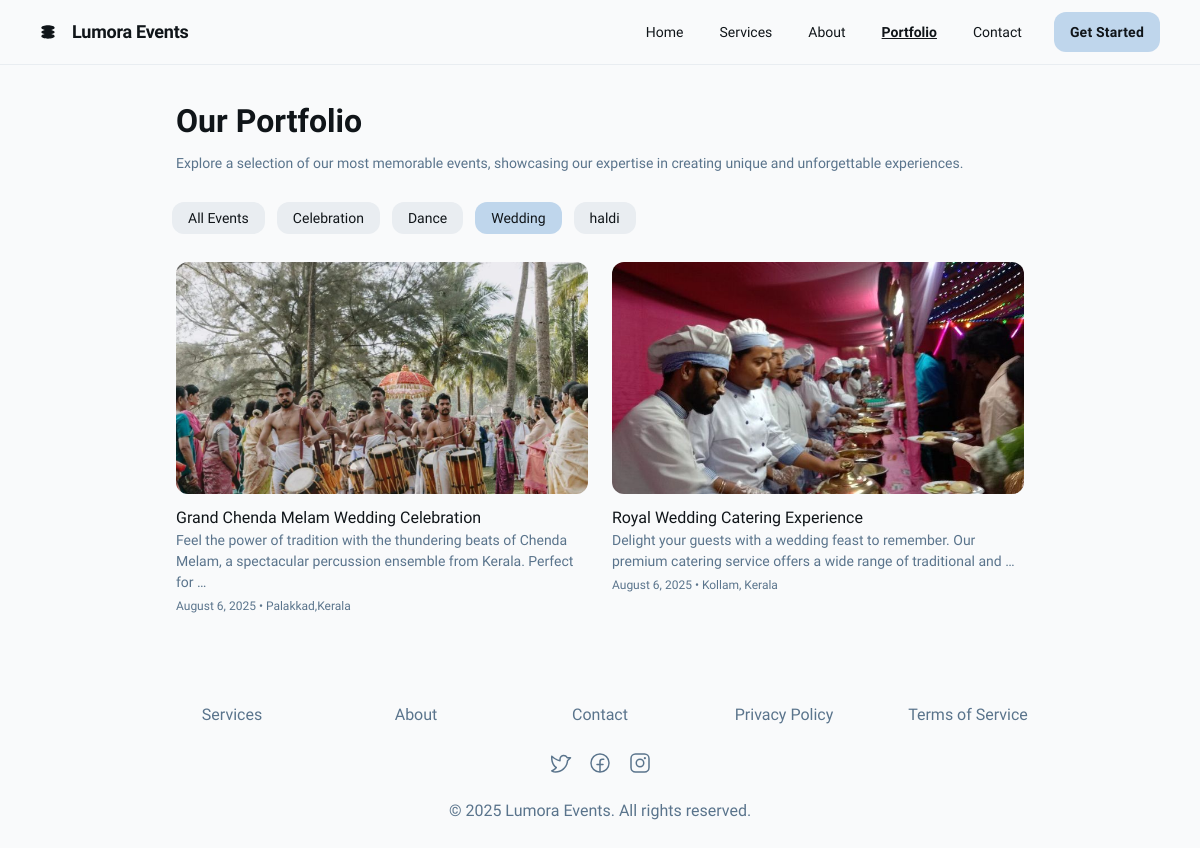
/portfolio/?category=Wedding, run on the app's committed database.
### event/models.py (models this page shows, shortened)
class PortfolioCategory(models.Model):
    name = models.CharField(max_length=100)
    slug = models.SlugField(max_length=100, unique=True)
    is_active = models.BooleanField(default=True)
    class Meta:
        verbose_name_plural = "Portfolio Categories"
        ordering = ['name']

class PortfolioItem(models.Model):
    title = models.CharField(max_length=200)
    description = models.TextField()
    category = models.ForeignKey(PortfolioCategory, on_delete=models.CASCADE)
    image = models.ImageField(upload_to='portfolio/')
    event_date = models.DateField()
    location = models.CharField(max_length=200)
    is_featured = models.BooleanField(default=False)
    is_active = models.BooleanField(default=True)
    created_at = models.DateTimeField(auto_now_add=True)
    updated_at = models.DateTimeField(auto_now=True)
    class Meta:
        ordering = ['-event_date']
    def image_tag(self):
        if self.image:
            return mark_safe(f'<img src="{self.image.url}" width="150" height="150" style="object-fit: cover;" />')
        return "No Image"
    image_tag.short_description = 'Image Preview'

### event/views.py (the view)
# urls.py: path('portfolio/', event.views.portfolio, name='portfolio'),
def portfolio(request):
    categories = PortfolioCategory.objects.filter(is_active=True)
    active_category = request.GET.get('category', 'all')
    portfolio_items = PortfolioItem.objects.filter(is_active=True).order_by('-event_date')
    if active_category != 'all':
        portfolio_items = portfolio_items.filter(category__slug=active_category)
    featured_items = PortfolioItem.objects.filter(is_featured=True, is_active=True)[:3]
    context = {
        'categories': categories,
        'active_category': active_category,
        'portfolio_items': portfolio_items,
        'featured_items': featured_items,
    }
    return render(request, 'portfolio.html', context)

### Templates/portfolio.html (shortened to what this page needs)
<!DOCTYPE html>
<html lang="en">
<head>
  <script src="https://cdn.tailwindcss.com?plugins=forms,container-queries"></script>
</head>
<body>
  <div class="relative flex size-full min-h-screen flex-col bg-gray-50 group/design-root overflow-x-hidden" style='font-family: "Work Sans", "Noto Sans", sans-serif;'>
    <div class="layout-container flex h-full grow flex-col">
      <header class="flex items-center justify-between whitespace-nowrap border-b border-solid border-b-[#e9edf1] px-10 py-3">
        <div class="flex items-center gap-4 text-[#101519]">
          <a href="{% url 'home' %}" class="flex items-center gap-4">
            <div class="size-4">
            </div>
            <h2 class="text-[#101519] text-lg font-bold leading-tight tracking-[-0.015em]">Lumora Events</h2>
          </a>
        </div>
        <div class="flex flex-1 justify-end gap-8">
          <div class="flex items-center gap-9">
            <a class="text-[#101519] text-sm font-medium leading-normal" href="{% url 'home' %}">Home</a>
            <a class="text-[#101519] text-sm font-medium leading-normal" href="{% url 'services' %}">Services</a>
            <a class="text-[#101519] text-sm font-medium leading-normal" href="{% url 'about' %}">About</a>
            <a class="text-[#101519] text-sm font-medium leading-normal underline font-semibold" href="{% url 'portfolio' %}">Portfolio</a>
            <a class="text-[#101519] text-sm font-medium leading-normal" href="{% url 'contact' %}">Contact</a>
          </div>
          <a href="{% url 'login' %}" class="flex min-w-[84px] max-w-[480px] cursor-pointer items-center justify-center overflow-hidden rounded-xl h-10 px-4 bg-[#bfd6ec] text-[#101519] text-sm font-bold leading-normal tracking-[0.015em]">
            <span class="truncate">Get Started</span>
          </a>
        </div>
      </header>
      <div class="px-40 flex flex-1 justify-center py-5">
        <div class="layout-content-container flex flex-col max-w-[960px] flex-1">
          <div class="flex flex-wrap justify-between gap-3 p-4">
            <div class="flex min-w-72 flex-col gap-3">
              <p class="text-[#101519] tracking-light text-[32px] font-bold leading-tight">Our Portfolio</p>
              <p class="text-[#5a748c] text-sm font-normal leading-normal">
                Explore a selection of our most memorable events, showcasing our expertise in creating unique and unforgettable experiences.
              </p>
            </div>
          </div>
          <div class="flex gap-3 p-3 flex-wrap pr-4">
            <a href="?category=all" class="flex h-8 shrink-0 items-center justify-center gap-x-2 rounded-xl {% if active_category == 'all' %}bg-[#bfd6ec] font-medium{% else %}bg-[#e9edf1]{% endif %} pl-4 pr-4">
              <p class="text-[#101519] text-sm leading-normal">All Events</p>
            </a>
            {% for category in categories %}
            <a href="?category={{ category.slug }}" class="flex h-8 shrink-0 items-center justify-center gap-x-2 rounded-xl {% if active_category == category.slug %}bg-[#bfd6ec] font-medium{% else %}bg-[#e9edf1]{% endif %} pl-4 pr-4">
              <p class="text-[#101519] text-sm leading-normal">{{ category.name }}</p>
            </a>
            {% endfor %}
          </div>
          <div class="grid grid-cols-[repeat(auto-fit,minmax(300px,1fr))] gap-6 p-4">
            {% for item in portfolio_items %}
            <div class="flex flex-col gap-3 pb-3">
              <div class="w-full bg-center bg-no-repeat aspect-video bg-cover rounded-xl overflow-hidden">
                <img src="{{ item.image.url }}" alt="{{ item.title }}" class="w-full h-full object-cover">
              </div>
              <div>
                <p class="text-[#101519] text-base font-medium leading-normal">{{ item.title }}</p>
                <p class="text-[#5a748c] text-sm font-normal leading-normal">{{ item.description|truncatewords:20 }}</p>
                <p class="text-[#5a748c] text-xs font-normal leading-normal mt-1">{{ item.event_date|date:"F j, Y" }} • {{ item.location }}</p>
              </div>
            </div>
            {% empty %}
            <div class="col-span-3 text-center py-12">
              <p class="text-gray-500">No portfolio items available in this category.</p>
            </div>
            {% endfor %}
          </div>
        </div>
      </div>
      <footer class="flex justify-center">
        <div class="flex max-w-[960px] flex-1 flex-col">
          <footer class="flex flex-col gap-6 px-5 py-10 text-center @container">
            <div class="flex flex-wrap items-center justify-center gap-6 @[480px]:flex-row @[480px]:justify-around">
              <a class="text-[#5a748c] text-base font-normal leading-normal min-w-40" href="{% url 'services' %}">Services</a>
              <a class="text-[#5a748c] text-base font-normal leading-normal min-w-40" href="{% url 'about' %}">About</a>
              <a class="text-[#5a748c] text-base font-normal leading-normal min-w-40" href="{% url 'contact' %}">Contact</a>
              <a class="text-[#5a748c] text-base font-normal leading-normal min-w-40" href="{% url 'PrivacyPolicy' %}">Privacy Policy</a>
              <a class="text-[#5a748c] text-base font-normal leading-normal min-w-40" href="{% url 'TermsofService' %}">Terms of Service</a>
            </div>
            <div class="flex flex-wrap justify-center gap-4">
              <a href="#">
                <div class="text-[#5a748c]" data-icon="TwitterLogo" data-size="24px" data-weight="regular">
                </div>
              </a>
              <a href="#">
                <div class="text-[#5a748c]" data-icon="FacebookLogo" data-size="24px" data-weight="regular">
                </div>
              </a>
              <a href="#">
                <div class="text-[#5a748c]" data-icon="InstagramLogo" data-size="24px" data-weight="regular">
                </div>
              </a>
            </div>
            <p class="text-[#5a748c] text-base font-normal leading-normal">© 2025 Lumora Events. All rights reserved.</p>
          </footer>
        </div>
      </footer>
    </div>
  </div>
</body>
</html>

### data on the page
PortfolioCategory: name "Celebration"
PortfolioCategory: name "Dance"
PortfolioCategory: name "Wedding"
PortfolioCategory: name "haldi"
PortfolioItem: image (picture), title "Grand Chenda Melam Wedding Celebration", description "Feel the power of tradition with the thundering beats of Chenda Melam, a spectacular percussion ensemble from Kerala. Perfect for …", event_date "August 6, 2025", location "Palakkad,Kerala"
PortfolioItem: image (picture), title "Royal Wedding Catering Experience", description "Delight your guests with a wedding feast to remember. Our premium catering service offers a wide range of traditional and …", event_date "August 6, 2025", location "Kollam, Kerala"
